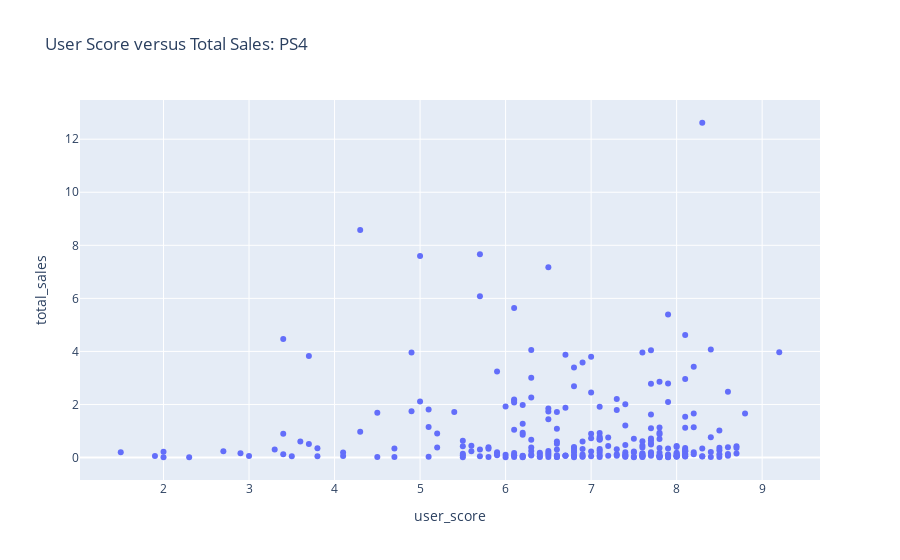

The notebook cell saved with this chart:
### Code cell
# filtering for rows with ps4 and filtering out rows with missing values in user score column
ps4_user= up_data.query("(platform == 'ps4') & (user_score != 9999) & (user_score != 101)")

# creating scatter of ps4 vs user score values
px.scatter(ps4_user, 
           x = 'user_score', 
           y = 'total_sales', 
           title = 'User Score versus Total Sales: PS4')

### Figure 1 — Plotly figure (JSON) as saved in the notebook; plotly's stock layout.template omitted (floating-point values rounded to 4 significant figures; data arrays with more than 128 entries replaced by an {"elided": "..."} marker saying what was removed)
{"data": [{"hovertemplate": "user_score=%{x}<br>total_sales=%{y}<extra></extra>", "legendgroup": "", "marker": {"color": "#636efa", "symbol": "circle"}, "mode": "markers", "name": "", "orientation": "v", "showlegend": false, "type": "scatter", "x": {"elided": "257 float values"}, "xaxis": "x", "y": {"elided": "257 float values"}, "yaxis": "y"}], "layout": {"legend": {"tracegroupgap": 0}, "title": {"text": "User Score versus Total Sales: PS4"}, "xaxis": {"anchor": "y", "domain": [0, 1], "title": {"text": "user_score"}}, "yaxis": {"anchor": "x", "domain": [0, 1], "title": {"text": "total_sales"}}}}
